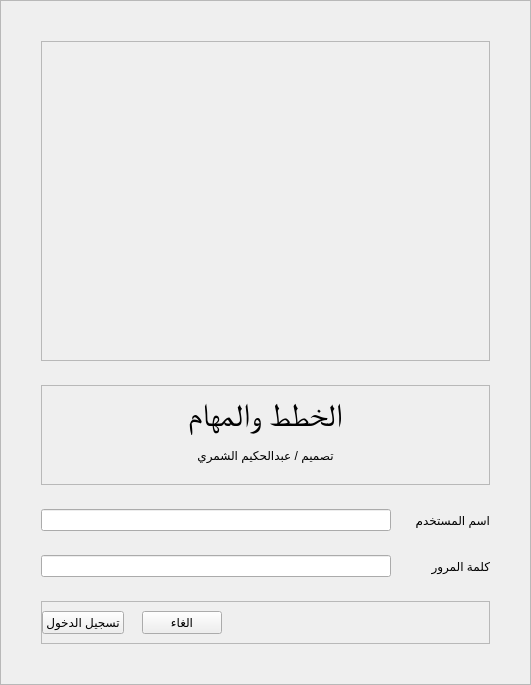
      <widget class="QWidget" name="LoginPage">
       <layout class="QHBoxLayout" name="horizontalLayout_3">
        <property name="leftMargin">
         <number>0</number>
        </property>
        <property name="topMargin">
         <number>0</number>
        </property>
        <property name="rightMargin">
         <number>0</number>
        </property>
        <property name="bottomMargin">
         <number>0</number>
        </property>
        <item>
         <widget class="QFrame" name="frame">
          <property name="frameShape">
           <enum>QFrame::StyledPanel</enum>
          </property>
          <property name="frameShadow">
           <enum>QFrame::Raised</enum>
          </property>
          <layout class="QGridLayout" name="gridLayout">
           <property name="leftMargin">
            <number>0</number>
           </property>
           <property name="topMargin">
            <number>0</number>
           </property>
           <property name="rightMargin">
            <number>0</number>
           </property>
           <property name="bottomMargin">
            <number>0</number>
           </property>
           <property name="spacing">
            <number>24</number>
           </property>
           <item row="4" column="2">
            <widget class="QLabel" name="label_1">
             <property name="text">
              <string>كلمة المرور</string>
             </property>
            </widget>
           </item>
           <item row="3" column="1">
            <widget class="QLineEdit" name="UserEntry">
             <property name="minimumSize">
              <size>
               <width>350</width>
               <height>0</height>
              </size>
             </property>
             <property name="maximumSize">
              <size>
               <width>600</width>
               <height>16777215</height>
              </size>
             </property>
             <property name="text">
              <string/>
             </property>
            </widget>
           </item>
           <item row="6" column="1">
            <spacer name="verticalSpacer_2">
             <property name="orientation">
              <enum>Qt::Vertical</enum>
             </property>
             <property name="sizeHint" stdset="0">
              <size>
               <width>20</width>
               <height>40</height>
              </size>
             </property>
            </spacer>
           </item>
           <item row="2" column="1" colspan="2">
            <widget class="QFrame" name="frame_5">
             <property name="minimumSize">
              <size>
               <width>0</width>
               <height>100</height>
              </size>
             </property>
             <property name="frameShape">
              <enum>QFrame::StyledPanel</enum>
             </property>
             <property name="frameShadow">
              <enum>QFrame::Raised</enum>
             </property>
             <layout class="QVBoxLayout" name="verticalLayout_3">
              <property name="spacing">
               <number>0</number>
              </property>
              <item>
               <widget class="QLabel" name="label_3">
                <property name="font">
                 <font>
                  <family>Dubai</family>
                  <pointsize>24</pointsize>
                  <weight>9</weight>
                  <italic>false</italic>
                  <bold>false</bold>
                 </font>
                </property>
                <property name="styleSheet">
                 <string notr="true">font: 75 24pt &quot;Dubai&quot;;
</string>
                </property>
                <property name="locale">
                 <locale language="Arabic" country="SaudiArabia"/>
                </property>
                <property name="text">
                 <string>الخطط والمهام</string>
                </property>
                <property name="alignment">
                 <set>Qt::AlignCenter</set>
                </property>
               </widget>
              </item>
              <item>
               <widget class="QLabel" name="label_4">
                <property name="locale">
                 <locale language="Arabic" country="SaudiArabia"/>
                </property>
                <property name="text">
                 <string>تصميم / عبدالحكيم الشمري</string>
                </property>
                <property name="alignment">
                 <set>Qt::AlignCenter</set>
                </property>
               </widget>
              </item>
             </layout>
            </widget>
           </item>
           <item row="0" column="1">
            <spacer name="verticalSpacer">
             <property name="orientation">
              <enum>Qt::Vertical</enum>
             </property>
             <property name="sizeHint" stdset="0">
              <size>
               <width>20</width>
               <height>40</height>
              </size>
             </property>
            </spacer>
           </item>
           <item row="4" column="1">
            <widget class="QLineEdit" name="PassEntry">
             <property name="minimumSize">
              <size>
               <width>350</width>
               <height>0</height>
              </size>
             </property>
             <property name="maximumSize">
              <size>
               <width>600</width>
               <height>16777215</height>
              </size>
             </property>
             <property name="text">
              <string/>
             </property>
             <property name="echoMode">
              <enum>QLineEdit::Password</enum>
             </property>
            </widget>
           </item>
           <item row="1" column="1" colspan="2">
            <widget class="QFrame" name="frame_3">
             <property name="frameShape">
              <enum>QFrame::StyledPanel</enum>
             </property>
             <property name="frameShadow">
              <enum>QFrame::Raised</enum>
             </property>
             <layout class="QHBoxLayout" name="horizontalLayout_4">
              <item>
               <widget class="QLabel" name="LogoLabel">
                <property name="minimumSize">
                 <size>
                  <width>348</width>
                  <height>300</height>
                 </size>
                </property>
                <property name="maximumSize">
                 <size>
                  <width>350</width>
                  <height>300</height>
                 </size>
                </property>
                <property name="locale">
                 <locale language="Arabic" country="SaudiArabia"/>
                </property>
                <property name="text">
                 <string/>
                </property>
                <property name="pixmap">
                 <pixmap resource="img/img.qrc">:/img/logo.png</pixmap>
                </property>
                <property name="scaledContents">
                 <bool>true</bool>
                </property>
                <property name="alignment">
                 <set>Qt::AlignCenter</set>
                </property>
               </widget>
              </item>
             </layout>
            </widget>
           </item>
           <item row="4" column="0">
            <spacer name="horizontalSpacer_2">
             <property name="orientation">
              <enum>Qt::Horizontal</enum>
             </property>
             <property name="sizeHint" stdset="0">
              <size>
               <width>40</width>
               <height>20</height>
              </size>
             </property>
            </spacer>
           </item>
           <item row="3" column="2">
            <widget class="QLabel" name="label_2">
             <property name="text">
              <string>اسم المستخدم</string>
             </property>
            </widget>
           </item>
           <item row="4" column="3">
            <spacer name="horizontalSpacer">
             <property name="orientation">
              <enum>Qt::Horizontal</enum>
             </property>
             <property name="sizeHint" stdset="0">
              <size>
               <width>40</width>
               <height>20</height>
              </size>
             </property>
            </spacer>
           </item>
           <item row="5" column="1" colspan="2">
            <widget class="QFrame" name="frame_2">
             <property name="frameShape">
              <enum>QFrame::StyledPanel</enum>
             </property>
             <property name="frameShadow">
              <enum>QFrame::Raised</enum>
             </property>
             <layout class="QHBoxLayout" name="horizontalLayout_2">
              <property name="spacing">
               <number>18</number>
              </property>
              <property name="leftMargin">
               <number>0</number>
              </property>
              <property name="rightMargin">
               <number>0</number>
              </property>
              <item>
               <widget class="QPushButton" name="LoginButton">
                <property name="text">
                 <string>تسجيل الدخول</string>
                </property>
               </widget>
              </item>
              <item>
               <widget class="QPushButton" name="ExitButton">
                <property name="text">
                 <string>الغاء</string>
                </property>
               </widget>
              </item>
              <item>
               <spacer name="horizontalSpacer_3">
                <property name="orientation">
                 <enum>Qt::Horizontal</enum>
                </property>
                <property name="sizeHint" stdset="0">
                 <size>
                  <width>40</width>
                  <height>20</height>
                 </size>
                </property>
               </spacer>
              </item>
             </layout>
            </widget>
           </item>
          </layout>
         </widget>
        </item>
       </layout>
      </widget>
